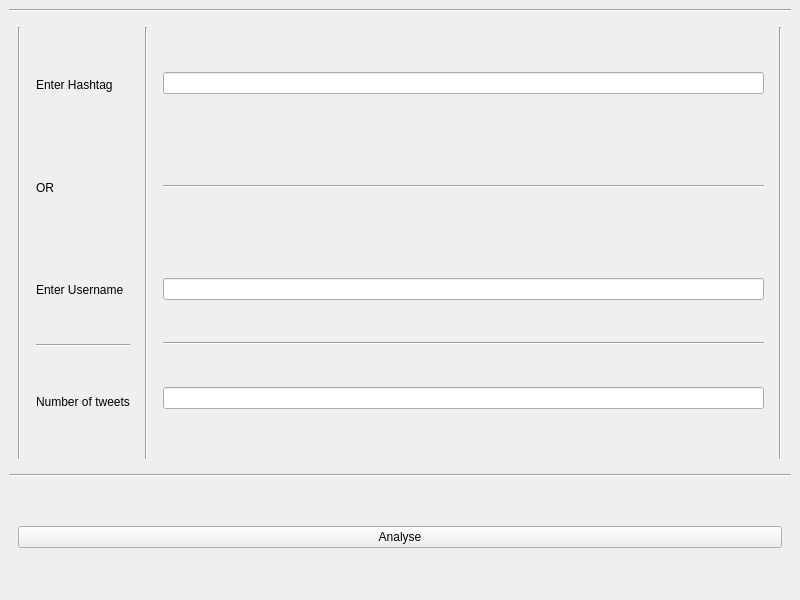
<?xml version="1.0" encoding="UTF-8"?>
<ui version="4.0">
 <class>MainWindow</class>
 <widget class="QMainWindow" name="MainWindow">
  <property name="geometry">
   <rect>
    <x>0</x>
    <y>0</y>
    <width>800</width>
    <height>600</height>
   </rect>
  </property>
  <property name="windowTitle">
   <string>MainWindow</string>
  </property>
  <widget class="QWidget" name="centralwidget">
   <layout class="QVBoxLayout" name="verticalLayout">
    <item>
     <widget class="Line" name="line_5">
      <property name="orientation">
       <enum>Qt::Horizontal</enum>
      </property>
     </widget>
    </item>
    <item>
     <widget class="QWidget" name="widget" native="true">
      <property name="minimumSize">
       <size>
        <width>0</width>
        <height>450</height>
       </size>
      </property>
      <layout class="QHBoxLayout" name="horizontalLayout">
       <item>
        <widget class="Line" name="line">
         <property name="orientation">
          <enum>Qt::Vertical</enum>
         </property>
        </widget>
       </item>
       <item>
        <widget class="QWidget" name="widget_3" native="true">
         <layout class="QVBoxLayout" name="verticalLayout_2">
          <item>
           <widget class="QLabel" name="label">
            <property name="styleSheet">
             <string notr="true">font: 18pt &quot;Arial&quot;;
</string>
            </property>
            <property name="text">
             <string>Enter Hashtag</string>
            </property>
           </widget>
          </item>
          <item>
           <widget class="QLabel" name="label_2">
            <property name="styleSheet">
             <string notr="true">font: 18pt &quot;Arial&quot;;</string>
            </property>
            <property name="text">
             <string>OR</string>
            </property>
           </widget>
          </item>
          <item>
           <widget class="QLabel" name="label_3">
            <property name="styleSheet">
             <string notr="true">font: 18pt &quot;Arial&quot;;</string>
            </property>
            <property name="text">
             <string>Enter Username</string>
            </property>
           </widget>
          </item>
          <item>
           <widget class="Line" name="line_4">
            <property name="orientation">
             <enum>Qt::Horizontal</enum>
            </property>
           </widget>
          </item>
          <item>
           <widget class="QLabel" name="label_4">
            <property name="styleSheet">
             <string notr="true">font: 18pt &quot;Arial&quot;;</string>
            </property>
            <property name="text">
             <string>Number of tweets</string>
            </property>
           </widget>
          </item>
         </layout>
        </widget>
       </item>
       <item>
        <widget class="Line" name="line_3">
         <property name="orientation">
          <enum>Qt::Vertical</enum>
         </property>
        </widget>
       </item>
       <item>
        <widget class="QWidget" name="widget_4" native="true">
         <layout class="QVBoxLayout" name="verticalLayout_3">
          <item>
           <widget class="QLineEdit" name="twitterHashtag"/>
          </item>
          <item>
           <widget class="Line" name="line_7">
            <property name="minimumSize">
             <size>
              <width>0</width>
              <height>100</height>
             </size>
            </property>
            <property name="orientation">
             <enum>Qt::Horizontal</enum>
            </property>
           </widget>
          </item>
          <item>
           <widget class="QLineEdit" name="twitterUsername"/>
          </item>
          <item>
           <widget class="Line" name="line_6">
            <property name="orientation">
             <enum>Qt::Horizontal</enum>
            </property>
           </widget>
          </item>
          <item>
           <widget class="QLineEdit" name="twitterNumbertweets"/>
          </item>
         </layout>
        </widget>
       </item>
       <item>
        <widget class="Line" name="line_2">
         <property name="orientation">
          <enum>Qt::Vertical</enum>
         </property>
        </widget>
       </item>
      </layout>
     </widget>
    </item>
    <item>
     <widget class="Line" name="line_8">
      <property name="orientation">
       <enum>Qt::Horizontal</enum>
      </property>
     </widget>
    </item>
    <item>
     <widget class="QWidget" name="widget_2" native="true">
      <property name="minimumSize">
       <size>
        <width>0</width>
        <height>0</height>
       </size>
      </property>
      <layout class="QHBoxLayout" name="horizontalLayout_2">
       <item>
        <widget class="QPushButton" name="twitterAnalyseButton">
         <property name="text">
          <string>Analyse</string>
         </property>
        </widget>
       </item>
      </layout>
     </widget>
    </item>
   </layout>
  </widget>
 </widget>
 <resources/>
 <connections/>
</ui>
